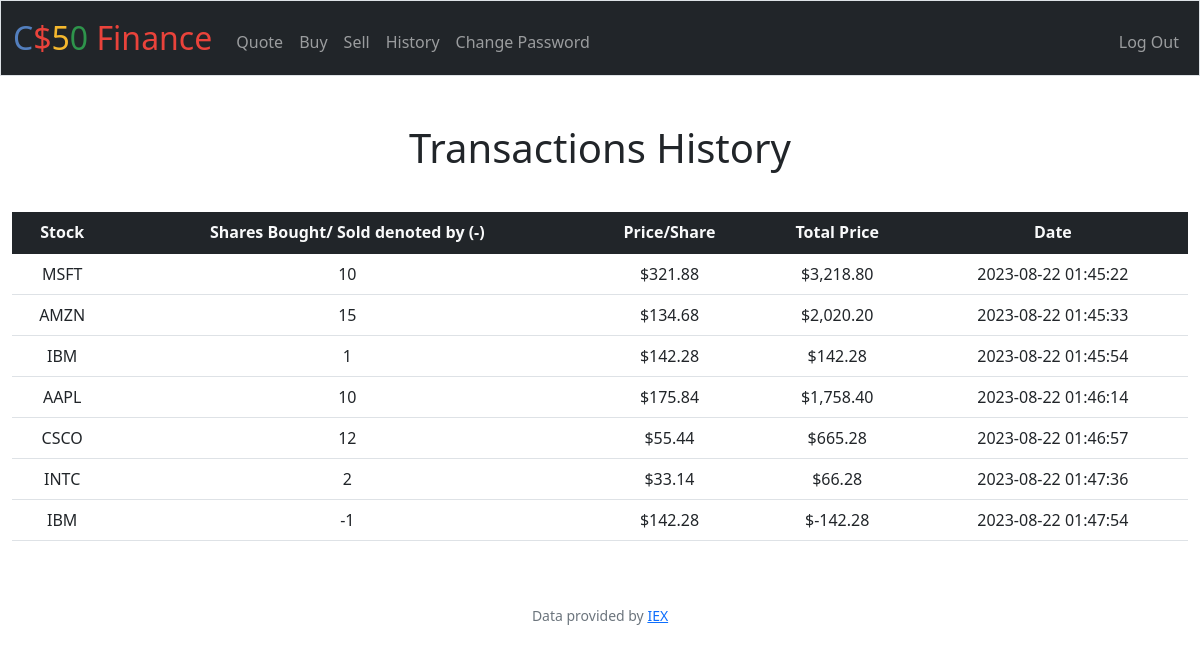
Screenshot of /history (signed in) with the database file from the repository.
### tables this page shows
CREATE TABLE transactions (id INTEGER PRIMARY KEY AUTOINCREMENT, user_id INTEGER, symbol TEXT, shares INTEGER, price FLOAT, date TIMESTAMP);

### app.py (the view)
@app.route("/history")
@login_required
def history():
    user_id = session["user_id"]
    user_transactions = db.execute(
        "SELECT * FROM transactions WHERE user_id = ? GROUP BY date", user_id)
    return render_template("history.html", transactions=user_transactions)

### app.py (called while the page is built)
@app.after_request
def after_request(response):
    response.headers["Cache-Control"] = "no-cache, no-store, must-revalidate"
    response.headers["Expires"] = 0
    response.headers["Pragma"] = "no-cache"
    return response

### helpers.py (called while the page is built)
def login_required(f):
    @wraps(f)
    def decorated_function(*args, **kwargs):
        if session.get("user_id") is None:
            return redirect("/login")
        return f(*args, **kwargs)
    return decorated_function

def usd(value):
    return f"${value:,.2f}"

### templates/history.html (shortened to what this page needs)
{% extends "layout.html" %}
{% block main %}
    <h1 class="text-center">Transactions History</h1>
    <table class="table">
      <thead class="bg-dark text-light">
        <tr>
          <th scope="col">Stock</th>
          <th scope="col">Shares Bought/ Sold denoted by (-)</th>
          <th scope="col">Price/Share</th>
          <th scope="col">Total Price</th>
          <th scope="col">Date</th>
        </tr>
      </thead>
      <tb>
      {% for transaction in transactions %}
      <tr>
        <td>{{ transaction.symbol }}</td>
        <td>{{ transaction.shares }}</td>
        <td>{{ transaction.price|usd }}</td>
        <td>{{ (transaction.shares * transaction.price)| usd }}</td>
        <td>{{ transaction.date }}</td>
      </tr>
      {% endfor %}
      </tb>
    </table>
{% endblock %}

### static/styles.css (style rules this page uses)
h1 { margin-bottom: 40px; }

### rows the page displays
transactions: (transaction.shares*transaction.price)|usd "$3,218.80"
transactions: (transaction.shares*transaction.price)|usd "$2,020.20"
transactions: (transaction.shares*transaction.price)|usd "$142.28"
transactions: (transaction.shares*transaction.price)|usd "$1,758.40"
transactions: (transaction.shares*transaction.price)|usd "$665.28"
transactions: (transaction.shares*transaction.price)|usd "$66.28"
transactions: (transaction.shares*transaction.price)|usd "$-142.28"
